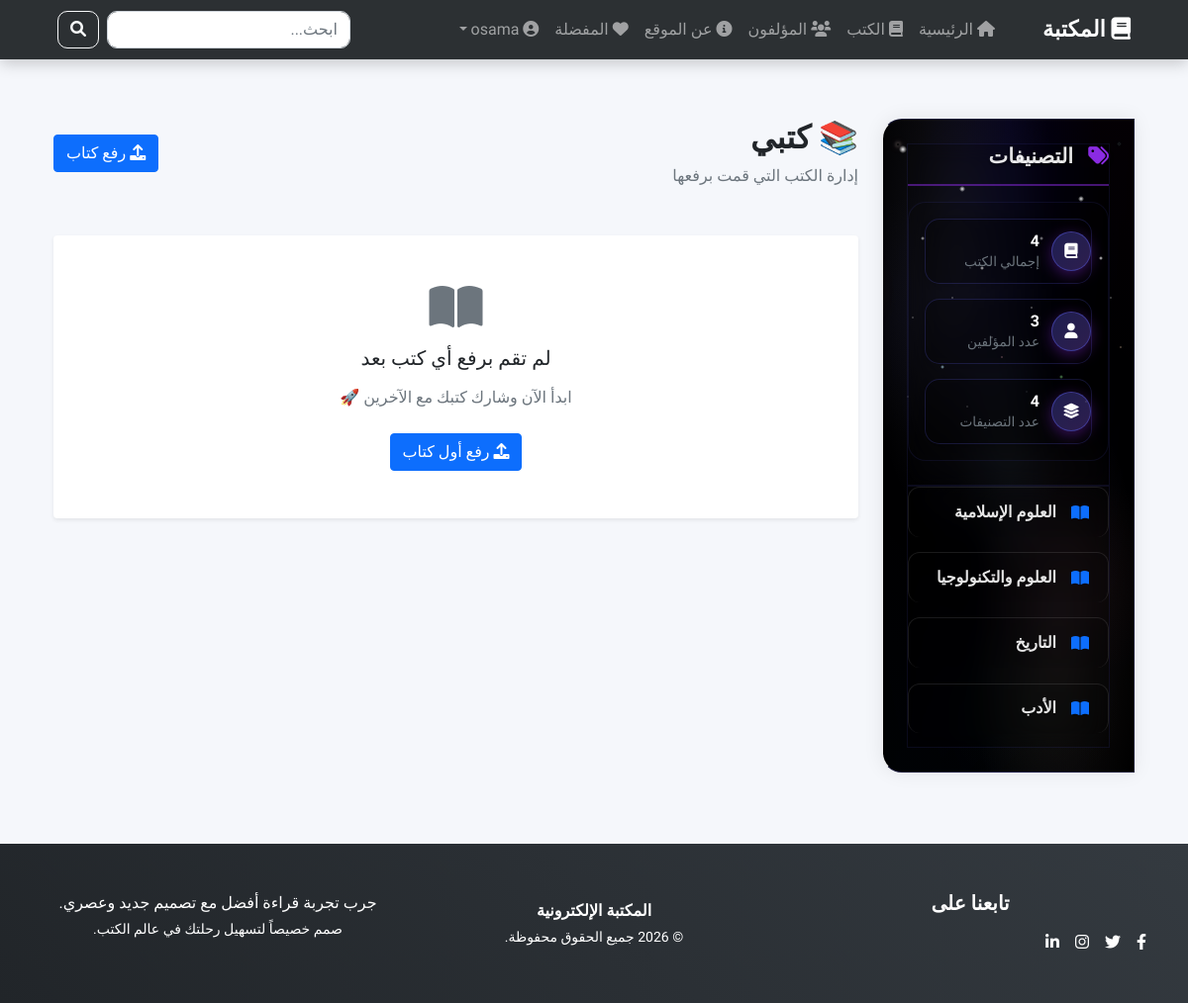
/books/my-books/ (signed in), run on an earlier commit of the app's database.
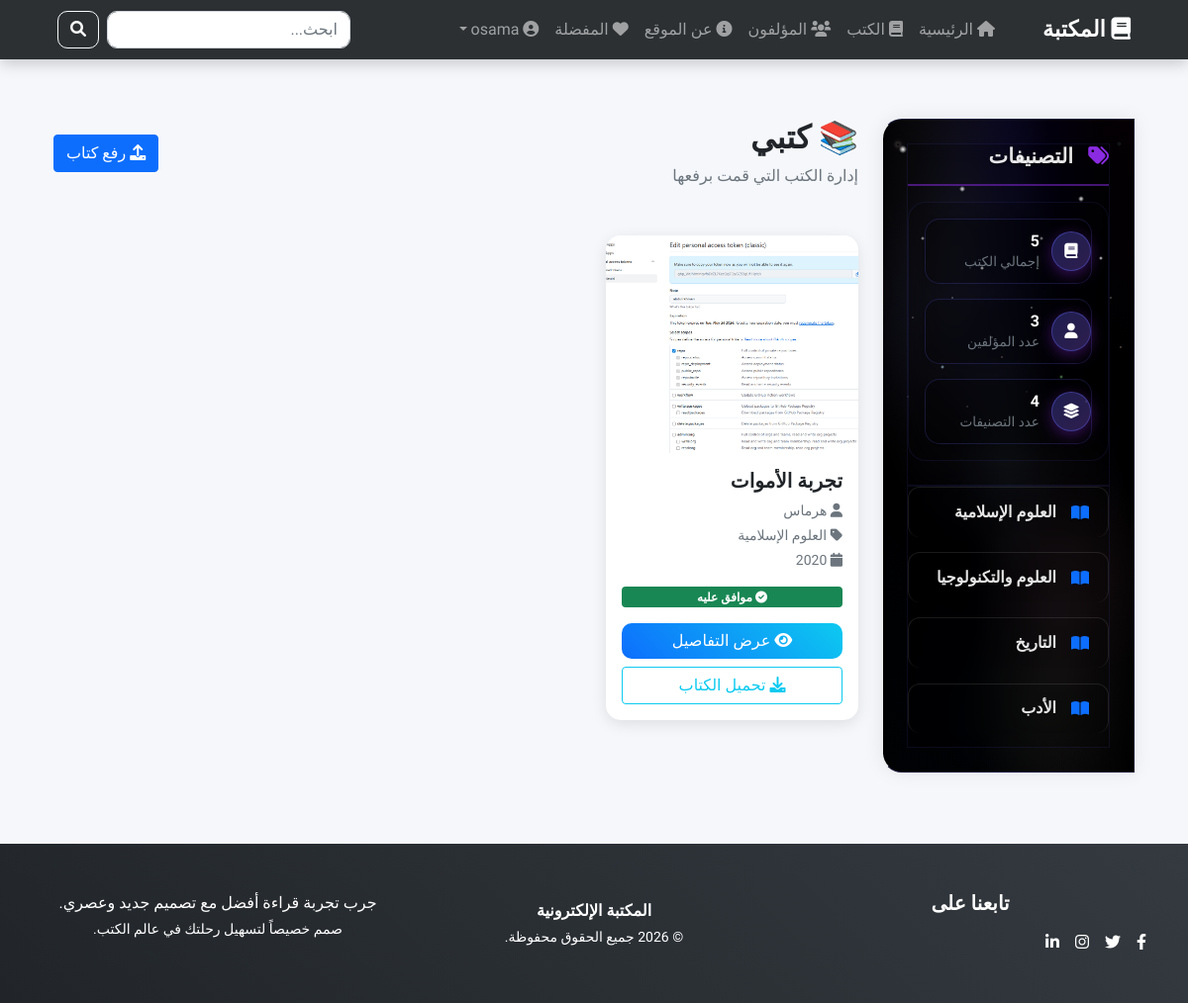
And on a later commit of the database.
### books/models.py (models this page shows, shortened)
class Category(models.Model):
    name = models.CharField(max_length=50, verbose_name="اسم التصنيف")
    description = models.TextField(blank=True, verbose_name="الوصف")
    icon = models.CharField(max_length=50, default='fas fa-book', verbose_name="الأيقونة")
    is_active = models.BooleanField(default=True, verbose_name="مفعل")
    class Meta:
        verbose_name = "تصنيف"
        verbose_name_plural = "التصنيفات"

class Book(models.Model):
    title = models.CharField(max_length=200, verbose_name="عنوان الكتاب")
    author = models.ForeignKey(Author, on_delete=models.CASCADE, verbose_name="المؤلف")
    category = models.ForeignKey(Category, on_delete=models.SET_NULL, null=True, verbose_name="التصنيف")
    description = models.TextField(blank=True, verbose_name="الوصف")
    cover_image = models.ImageField(upload_to='book_covers/', verbose_name="صورة الغلاف")
    pdf_file = models.FileField(upload_to='books_pdf/', blank=True, null=True, verbose_name="ملف PDF")
    read_online_url = models.URLField(blank=True, verbose_name="رابط القراءة online")
    published_year = models.IntegerField(verbose_name="سنة النشر")
    is_featured = models.BooleanField(default=False, verbose_name="مميز")
    is_available = models.BooleanField(default=True, verbose_name="متاح للعرض")
    is_approved = models.BooleanField(default=True, verbose_name="موافق عليه من الإدمن")
    user = models.ForeignKey(User, on_delete=models.CASCADE, verbose_name="المستخدم الذي رفع الكتاب", null=True, blank=True)
    views_count = models.PositiveIntegerField(default=0, verbose_name="عدد المشاهدات")
    downloads_count = models.PositiveIntegerField(default=0, verbose_name="عدد التحميلات")
    reads_count = models.PositiveIntegerField(default=0, verbose_name="عدد مرات القراءة")
    created_at = models.DateTimeField(auto_now_add=True)
    class Meta:
        verbose_name = "كتاب"
        verbose_name_plural = "الكتب"

class Author(models.Model):
    name = models.CharField(max_length=100, verbose_name="اسم المؤلف")
    bio = models.TextField(blank=True, verbose_name="السيرة الذاتية")
    photo = models.ImageField(upload_to='authors/', blank=True, null=True, verbose_name="صورة المؤلف")
    class Meta:
        verbose_name = "مؤلف"
        verbose_name_plural = "المؤلفون"

### books/views.py (the view)
# urls.py: path('my-books/', views.my_books, name='my_books'),
@login_required
def my_books(request):
    books = Book.objects.filter(user=request.user).select_related('author', 'category')
    categories = Category.objects.filter(is_active=True)
    total_books = Book.objects.filter(is_available=True, is_approved=True).count()
    total_authors = Author.objects.count()
    context = {'books': books, 'categories': categories, 'total_books': total_books, 'total_authors': total_authors}
    return render(request, 'books/my_books.html', context)

### books/context_processors.py (called while the page is built)
def sidebar_data(request):
    categories = Category.objects.filter(is_active=True).annotate(
        books_count=Count('book', filter=Q(book__is_available=True, book__is_approved=True))
    )
    return {
        'categories': categories,
        'total_books': Book.objects.filter(is_available=True, is_approved=True).count(),
        'total_authors': Author.objects.count(),
        'total_categories': categories.count(),
    }

### templates/books/my_books.html (shortened to what this page needs)
{% extends 'base.html' %}
{% block content %}
<div class="container mt-5">
    <div class="row">
        <div class="col-lg-3 order-lg-1">
            {% include 'includes/sidebar.html' %}
        </div>
        <div class="col-lg-9 order-lg-2">
<div class="d-flex justify-content-between align-items-center mb-5">
    <div>
        <h2 class="fw-bold">📚 كتبي</h2>
        <p class="text-muted mb-0">إدارة الكتب التي قمت برفعها</p>
    </div>
    <a href="{% url 'upload_book' %}" class="btn btn-primary">
        <i class="fas fa-upload"></i> رفع كتاب
    </a>
</div>
{% if books %}
<div class="row g-4">
    {% for book in books %}
    <div class="col-lg-4 col-md-6">
        <div class="card book-card h-100">
            {% if book.cover_image %}
            <img src="{{ book.cover_image.url }}"
                 class="card-img-top"
                 style="height: 220px; object-fit: cover;">
            {% else %}
            <div class="bg-light d-flex align-items-center justify-content-center"
                 style="height: 220px;">
                <i class="fas fa-book fa-3x text-muted"></i>
            </div>
            {% endif %}
            <div class="card-body d-flex flex-column">
                <h5 class="fw-bold text-truncate">{{ book.title }}</h5>
                <p class="text-muted small mb-1">
                    <i class="fas fa-user"></i> {{ book.author.name }}
                </p>
                <p class="text-muted small mb-1">
                    <i class="fas fa-tag"></i> {{ book.category.name }}
                </p>
                <p class="text-muted small mb-3">
                    <i class="fas fa-calendar"></i> {{ book.published_year }}
                </p>
                {% if book.is_approved %}
                    <span class="badge bg-success mb-3">
                        <i class="fas fa-check-circle"></i> موافق عليه
                    </span>
                {% else %}
                    <span class="badge bg-warning text-dark mb-3">
                        <i class="fas fa-clock"></i> قيد المراجعة
                    </span>
                {% endif %}
                <div class="d-grid gap-2 mt-auto">
                    <a href="{% url 'book_detail' book.pk %}" class="btn btn-view w-100">
                        <i class="fas fa-eye"></i> عرض التفاصيل
                    </a>
                    {% if book.pdf_file %}
                    <a href="{% url 'download_book' book.id %}" class="btn btn-outline-info w-100">
                        <i class="fas fa-download"></i> تحميل الكتاب
                    </a>
                    {% endif %}
                </div>
            </div>
        </div>
    </div>
    {% endfor %}
</div>
{% else %}
<div class="text-center p-5 shadow-sm bg-white rounded">
    <i class="fas fa-book-open fa-3x text-muted mb-3"></i>
    <h5 class="mb-3">لم تقم برفع أي كتب بعد</h5>
    <p class="text-muted mb-4">
        ابدأ الآن وشارك كتبك مع الآخرين 🚀
    </p>
    <a href="{% url 'upload_book' %}" class="btn btn-primary">
        <i class="fas fa-upload"></i> رفع أول كتاب
    </a>
</div>
{% endif %}
        </div>
    </div>
</div>
{% endblock %}

### templates/base.html (shortened to what this page needs)
<!DOCTYPE html>
{% load static %}
<html lang="ar" dir="rtl">
<head>
<link href="{% static 'css/bootstrap/bootstrap.min.css' %}" rel="stylesheet">
<link rel="stylesheet" href="{% static 'css/fontawesome/all.min.css' %}">
<link href="{% static 'css/custom.css' %}" rel="stylesheet">
</head>
<body>
<nav class="navbar navbar-expand-lg navbar-dark fixed-top">
    <div class="container">
        <a class="navbar-brand" href="{% url 'home' %}">
            <i class="fas fa-book"></i> المكتبة
        </a>
    <div class="collapse navbar-collapse" id="navbarNav">
        <ul class="navbar-nav ms-auto">
            <li class="nav-item"><a class="nav-link" href="{% url 'home' %}"><i class="fas fa-home"></i> الرئيسية</a></li>
            <li class="nav-item"><a class="nav-link" href="{% url 'book_list' %}"><i class="fas fa-book"></i> الكتب</a></li>
            <li class="nav-item"><a class="nav-link" href="{% url 'author_list' %}"><i class="fas fa-users"></i> المؤلفون</a></li>
            <li class="nav-item"><a class="nav-link" href="{% url 'about' %}"><i class="fas fa-info-circle"></i> عن الموقع</a></li>
            {% if user.is_authenticated %}
            <li class="nav-item"><a class="nav-link" href="{% url 'favorite_books' %}"><i class="fas fa-heart"></i> المفضلة</a></li>
            <li class="nav-item dropdown">
                <a class="nav-link dropdown-toggle" href="#" id="userDropdown" role="button" data-bs-toggle="dropdown" aria-expanded="false">
                    <i class="fas fa-user-circle"></i> {{ user.username }}
                </a>
            </li>
            {% else %}
            <li class="nav-item"><a class="nav-link" href="{% url 'login' %}"><i class="fas fa-sign-in-alt"></i> تسجيل دخول</a></li>
            <li class="nav-item"><a class="nav-link" href="{% url 'register' %}"><i class="fas fa-user-plus"></i> تسجيل جديد</a></li>
            {% endif %}
        </ul>
        <form action="{% url 'search_books' %}" method="get" class="d-flex ms-3">
            <input type="text" name="q" class="form-control" placeholder="ابحث...">
            <button class="btn btn-outline-light me-2"><i class="fas fa-search"></i></button>
        </form>
    </div>
</div>
</nav>
<div class="container-fluid mt-5 pt-4">
    <div class="row">
    <div class="col-12">
        {% block content %}{% endblock %}
    </div>
</div>
</div>
<footer class="text-white text-center py-5 mt-5">
    <div class="container">
        <div class="row align-items-center gy-3">
            <div class="col-md-4">
                <h5 class="fw-bold mb-3">تابعنا على</h5>
                <div class="d-flex justify-content-center justify-content-md-start gap-3 footer-social">
                    <a href="#" class="text-white"><i class="fab fa-facebook-f"></i></a>
                    <a href="#" class="text-white"><i class="fab fa-twitter"></i></a>
                    <a href="#" class="text-white"><i class="fab fa-instagram"></i></a>
                    <a href="#" class="text-white"><i class="fab fa-linkedin-in"></i></a>
                </div>
            </div>
            <div class="col-md-4">
                <p class="mb-1 fw-bold">المكتبة الإلكترونية</p>
                <p class="mb-0 small">© {% now "Y" %} جميع الحقوق محفوظة.</p>
            </div>
            <div class="col-md-4">
                <p class="mb-1">جرب تجربة قراءة أفضل مع تصميم جديد وعصري.</p>
                <p class="small">صمم خصيصاً لتسهيل رحلتك في عالم الكتب.</p>
            </div>
        </div>
    </div>
</footer>
</body>
</html>

### templates/includes/sidebar.html (shortened to what this page needs)
<div class="sidebar p-4 mb-4">
    <div class="planets-layer">
    </div>
    <div class="moving-stars">
        <div class="star-1"></div>
        <div class="star-3"></div>
        <div class="star-5"></div>
        <div class="star-7"></div>
    </div>
    <div class="cosmic-dust"></div>
    <div class="sidebar-header">
        <h5><i class="fas fa-tags"></i> التصنيفات</h5>
        <div class="stats-card">
            <div class="stat-item">
                <div class="stat-icon"><i class="fas fa-book"></i></div>
                <div class="stat-meta">
                    <strong>{{ total_books|default:0 }}</strong>
                    <span>إجمالي الكتب</span>
                </div>
            </div>
            <div class="stat-item">
                <div class="stat-icon" style="background: #198754;"><i class="fas fa-user"></i></div>
                <div class="stat-meta">
                    <strong>{{ total_authors|default:0 }}</strong>
                    <span>عدد المؤلفين</span>
                </div>
            </div>
            <div class="stat-item">
                <div class="stat-icon" style="background: #ffc107;"><i class="fas fa-layer-group"></i></div>
                <div class="stat-meta">
                    <strong>{{ total_categories|default:0 }}</strong>
                    <span>عدد التصنيفات</span>
                </div>
            </div>
        </div>
    </div>
    <div class="sidebar-links">
        {% for category in categories %}
            <a href="{% url 'books_by_category' category.id %}">
                <i class="fas fa-book-open"></i>
                <span>{{ category.name }}</span>
            </a>
        {% endfor %}
    </div>
</div>

### templates/base.html (style rules this page uses)
body { font-family: 'Cairo', sans-serif; direction: rtl; background-color: #f5f7fb; }
.navbar { backdrop-filter: blur(10px); background: rgba(33, 37, 41, 0.95) !important; box-shadow: 0 4px 15px rgba(0,0,0,0.2); }
.navbar-brand { font-weight: bold; font-size: 1.4rem; }
.nav-link { transition: 0.3s; }
.sidebar { background: #ffffff; min-height: auto; border-left: 1px solid #eee; box-shadow: 0 0 20px rgba(0,0,0,0.08); border-radius: 20px 0 0 20px; position: sticky; top: 100px; }
.sidebar h5 { font-family: 'Cairo', sans-serif; font-weight: 800; color: #212529; margin-bottom: 1rem; }
.sidebar .stats-card { background: #f8f9fa; border-radius: 18px; padding: 1rem; margin-bottom: 1.5rem; }
.sidebar .stat-item { display: flex; align-items: center; gap: 0.75rem; padding: 0.75rem 0; border-bottom: 1px solid rgba(0,0,0,0.08); color: #212529; }
.sidebar .stat-item:last-child { border-bottom: none; }
.sidebar .stat-icon { width: 40px; height: 40px; display: inline-flex; align-items: center; justify-content: center; border-radius: 50%; background: #0dcaf0; color: white; font-size: 0.95rem; }
.sidebar .stat-meta { line-height: 1.1; }
.sidebar .stat-meta strong { display: block; font-size: 1rem; }
.sidebar .stat-meta span { color: #6c757d; font-size: 0.85rem; }
.sidebar a { color: #000; text-decoration: none; font-weight: 700; display: flex; align-items: center; gap: 0.75rem; padding: 0.8rem 1rem; margin-bottom: 0.35rem; border-radius: 12px; transition: all 0.25s ease; border-bottom: none; }
.sidebar a i { min-width: 24px; text-align: center; color: #0d6efd; }
.sidebar a span { flex: 1; font-family: 'Cairo', sans-serif; font-weight: 700; }
.sidebar .sidebar-links { padding-bottom: 0.5rem; }
.book-card { transition: all 0.3s ease; border: none; border-radius: 15px; overflow: hidden; box-shadow: 0 4px 15px rgba(0,0,0,0.1); background: #fff; }
.book-card img { height: 220px; object-fit: cover; }
.btn-view { background: linear-gradient(45deg, #0d6efd, #0dcaf0); border: none; color: white; border-radius: 10px; padding: 6px 15px; transition: 0.3s; }
footer { background: linear-gradient(45deg, #212529, #343a40); }
footer a { transition: 0.3s; }
form input, form button { border-radius: 10px !important; }

What changed in the data, as far as the page shows it:
added Book: cover_image (picture), title "تجربة الأموات", author.name "هرماس", category.name "العلوم الإسلامية", published_year "2020", is_approved True (drawn), shows "تحميل الكتاب"
Also different on the page:
{{ total_books|default:0 }}: "4" → "5"
text no longer shown: "لم تقم برفع أي كتب بعد ابدأ الآن وشارك كتبك مع الآخرين 🚀 رفع أول كتاب"
